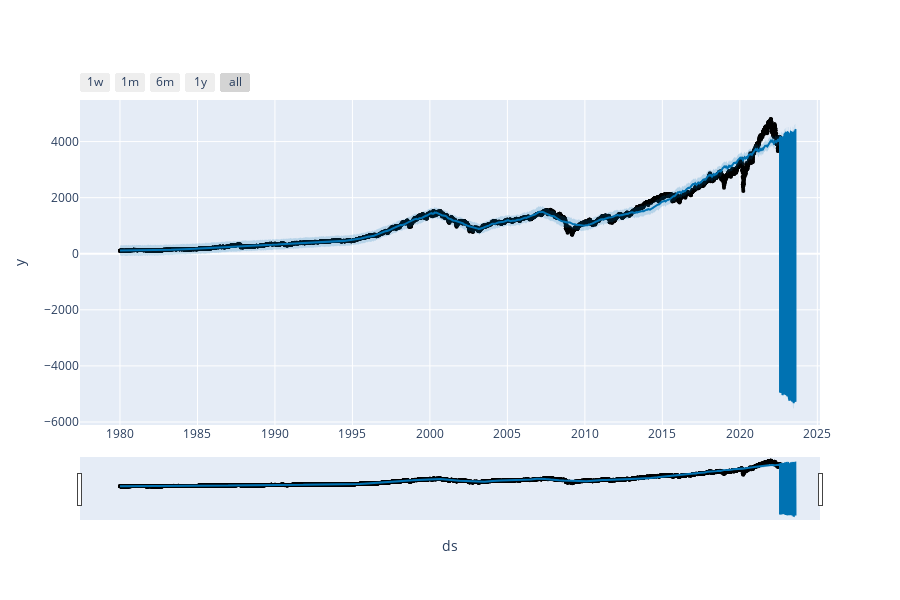

The notebook cell saved with this chart:
### Code cell
plot_plotly(m, forecast)

### Figure 1 — Plotly figure (JSON) as saved in the notebook; plotly's stock layout.template omitted (floating-point values rounded to 4 significant figures; data arrays with more than 128 entries replaced by an {"elided": "..."} marker saying what was removed)
{"data": [{"marker": {"color": "black", "size": 4}, "mode": "markers", "name": "Actual", "type": "scatter", "x": {"elided": "10741 str values"}, "y": {"elided": "10741 float values"}}, {"hoverinfo": "skip", "line": {"width": 0}, "mode": "lines", "type": "scatter", "x": {"elided": "11106 str values"}, "y": {"elided": "11106 float values"}}, {"fill": "tonexty", "fillcolor": "rgba(0, 114, 178, 0.2)", "line": {"color": "#0072B2", "width": 2}, "mode": "lines", "name": "Predicted", "type": "scatter", "x": {"elided": "11106 str values"}, "y": {"elided": "11106 float values"}}, {"fill": "tonexty", "fillcolor": "rgba(0, 114, 178, 0.2)", "hoverinfo": "skip", "line": {"width": 0}, "mode": "lines", "type": "scatter", "x": {"elided": "11106 str values"}, "y": {"elided": "11106 float values"}}], "layout": {"height": 600, "showlegend": false, "width": 900, "xaxis": {"rangeselector": {"buttons": [{"count": 7, "label": "1w", "step": "day", "stepmode": "backward"}, {"count": 1, "label": "1m", "step": "month", "stepmode": "backward"}, {"count": 6, "label": "6m", "step": "month", "stepmode": "backward"}, {"count": 1, "label": "1y", "step": "year", "stepmode": "backward"}, {"step": "all"}]}, "rangeslider": {"visible": true}, "title": {"text": "ds"}, "type": "date"}, "yaxis": {"title": {"text": "y"}}}}
